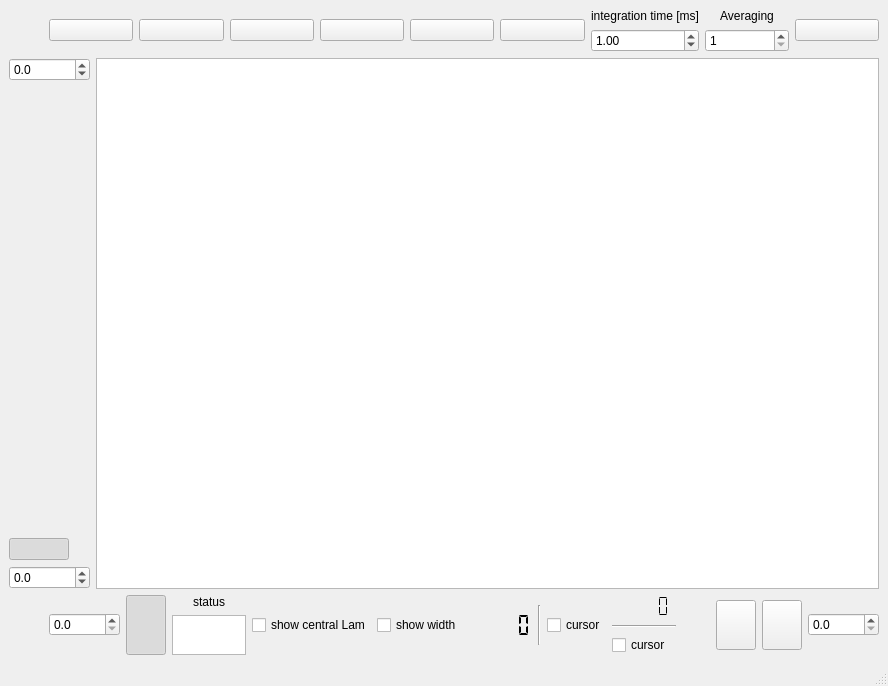
<?xml version="1.0" encoding="UTF-8"?>
<ui version="4.0">
 <class>Spectrometer</class>
 <widget class="QMainWindow" name="Spectrometer">
  <property name="geometry">
   <rect>
    <x>0</x>
    <y>0</y>
    <width>888</width>
    <height>686</height>
   </rect>
  </property>
  <property name="windowTitle">
   <string>Spectrometer</string>
  </property>
  <property name="animated">
   <bool>true</bool>
  </property>
  <widget class="QWidget" name="centralwidget">
   <property name="sizePolicy">
    <sizepolicy hsizetype="Preferred" vsizetype="MinimumExpanding">
     <horstretch>0</horstretch>
     <verstretch>0</verstretch>
    </sizepolicy>
   </property>
   <layout class="QVBoxLayout" name="verticalLayout_6">
    <property name="sizeConstraint">
     <enum>QLayout::SetMinimumSize</enum>
    </property>
    <item>
     <layout class="QHBoxLayout" name="horizontalLayout_3">
      <item>
       <spacer name="horizontalSpacer_2">
        <property name="orientation">
         <enum>Qt::Horizontal</enum>
        </property>
        <property name="sizeType">
         <enum>QSizePolicy::Fixed</enum>
        </property>
        <property name="sizeHint" stdset="0">
         <size>
          <width>40</width>
          <height>20</height>
         </size>
        </property>
       </spacer>
      </item>
      <item>
       <widget class="QPushButton" name="connectBt">
        <property name="text">
         <string/>
        </property>
        <property name="icon">
         <iconset>
          <normaloff>plug.png</normaloff>plug.png</iconset>
        </property>
        <property name="iconSize">
         <size>
          <width>40</width>
          <height>40</height>
         </size>
        </property>
        <property name="checkable">
         <bool>true</bool>
        </property>
       </widget>
      </item>
      <item>
       <widget class="QPushButton" name="openBt">
        <property name="text">
         <string/>
        </property>
        <property name="icon">
         <iconset>
          <normaloff>folder.png</normaloff>folder.png</iconset>
        </property>
        <property name="iconSize">
         <size>
          <width>40</width>
          <height>40</height>
         </size>
        </property>
       </widget>
      </item>
      <item>
       <widget class="QPushButton" name="saveBt">
        <property name="text">
         <string/>
        </property>
        <property name="icon">
         <iconset>
          <normaloff>save.png</normaloff>save.png</iconset>
        </property>
        <property name="iconSize">
         <size>
          <width>40</width>
          <height>40</height>
         </size>
        </property>
       </widget>
      </item>
      <item>
       <widget class="QPushButton" name="TakeBkgBt">
        <property name="text">
         <string/>
        </property>
        <property name="icon">
         <iconset>
          <normaloff>set bkg.png</normaloff>set bkg.png</iconset>
        </property>
        <property name="iconSize">
         <size>
          <width>70</width>
          <height>40</height>
         </size>
        </property>
       </widget>
      </item>
      <item>
       <widget class="QPushButton" name="BkgBt">
        <property name="enabled">
         <bool>true</bool>
        </property>
        <property name="text">
         <string/>
        </property>
        <property name="icon">
         <iconset>
          <normaloff>bulb grey.png</normaloff>bulb grey.png</iconset>
        </property>
        <property name="iconSize">
         <size>
          <width>40</width>
          <height>40</height>
         </size>
        </property>
        <property name="checkable">
         <bool>true</bool>
        </property>
        <property name="checked">
         <bool>false</bool>
        </property>
        <property name="autoDefault">
         <bool>false</bool>
        </property>
       </widget>
      </item>
      <item>
       <widget class="QPushButton" name="startBt">
        <property name="enabled">
         <bool>true</bool>
        </property>
        <property name="text">
         <string/>
        </property>
        <property name="icon">
         <iconset>
          <normaloff>play.png</normaloff>play.png</iconset>
        </property>
        <property name="iconSize">
         <size>
          <width>40</width>
          <height>40</height>
         </size>
        </property>
        <property name="checkable">
         <bool>true</bool>
        </property>
        <property name="checked">
         <bool>false</bool>
        </property>
       </widget>
      </item>
      <item>
       <layout class="QVBoxLayout" name="verticalLayout">
        <item>
         <widget class="QLabel" name="label">
          <property name="text">
           <string>&lt;html&gt;&lt;head/&gt;&lt;body&gt;&lt;p align=&quot;center&quot;&gt;integration time [ms]&lt;/p&gt;&lt;/body&gt;&lt;/html&gt;</string>
          </property>
         </widget>
        </item>
        <item>
         <widget class="QDoubleSpinBox" name="Tint">
          <property name="minimum">
           <double>0.010000000000000</double>
          </property>
          <property name="maximum">
           <double>100000.000000000000000</double>
          </property>
          <property name="singleStep">
           <double>1.000000000000000</double>
          </property>
          <property name="value">
           <double>1.000000000000000</double>
          </property>
         </widget>
        </item>
       </layout>
      </item>
      <item>
       <layout class="QVBoxLayout" name="verticalLayout_2">
        <item>
         <widget class="QLabel" name="label_2">
          <property name="text">
           <string>&lt;html&gt;&lt;head/&gt;&lt;body&gt;&lt;p align=&quot;center&quot;&gt;Averaging&lt;/p&gt;&lt;/body&gt;&lt;/html&gt;</string>
          </property>
         </widget>
        </item>
        <item>
         <widget class="QSpinBox" name="Averaging">
          <property name="minimum">
           <number>1</number>
          </property>
          <property name="maximum">
           <number>10000</number>
          </property>
          <property name="value">
           <number>1</number>
          </property>
         </widget>
        </item>
       </layout>
      </item>
      <item>
       <widget class="QPushButton" name="configBt">
        <property name="text">
         <string/>
        </property>
        <property name="icon">
         <iconset>
          <normaloff>config.png</normaloff>config.png</iconset>
        </property>
        <property name="iconSize">
         <size>
          <width>40</width>
          <height>40</height>
         </size>
        </property>
        <property name="checkable">
         <bool>false</bool>
        </property>
       </widget>
      </item>
     </layout>
    </item>
    <item>
     <layout class="QHBoxLayout" name="horizontalLayout_4">
      <item>
       <layout class="QVBoxLayout" name="verticalLayout_4">
        <item>
         <widget class="QDoubleSpinBox" name="SetYmax">
          <property name="decimals">
           <number>1</number>
          </property>
          <property name="minimum">
           <double>-100000.000000000000000</double>
          </property>
          <property name="maximum">
           <double>100000.000000000000000</double>
          </property>
         </widget>
        </item>
        <item>
         <spacer name="verticalSpacer">
          <property name="orientation">
           <enum>Qt::Vertical</enum>
          </property>
          <property name="sizeHint" stdset="0">
           <size>
            <width>20</width>
            <height>40</height>
           </size>
          </property>
         </spacer>
        </item>
        <item>
         <widget class="QPushButton" name="ScaleVerBt">
          <property name="maximumSize">
           <size>
            <width>60</width>
            <height>16777215</height>
           </size>
          </property>
          <property name="text">
           <string/>
          </property>
          <property name="icon">
           <iconset>
            <normaloff>double arrow 2.png</normaloff>double arrow 2.png</iconset>
          </property>
          <property name="iconSize">
           <size>
            <width>50</width>
            <height>50</height>
           </size>
          </property>
          <property name="checkable">
           <bool>true</bool>
          </property>
          <property name="checked">
           <bool>true</bool>
          </property>
         </widget>
        </item>
        <item>
         <widget class="QDoubleSpinBox" name="SetYmin">
          <property name="decimals">
           <number>1</number>
          </property>
          <property name="minimum">
           <double>-100000.000000000000000</double>
          </property>
          <property name="maximum">
           <double>100000.000000000000000</double>
          </property>
         </widget>
        </item>
       </layout>
      </item>
      <item>
       <widget class="QGraphicsView" name="SpecView"/>
      </item>
     </layout>
    </item>
    <item>
     <layout class="QHBoxLayout" name="horizontalLayout_2">
      <property name="sizeConstraint">
       <enum>QLayout::SetFixedSize</enum>
      </property>
      <item>
       <spacer name="horizontalSpacer">
        <property name="orientation">
         <enum>Qt::Horizontal</enum>
        </property>
        <property name="sizeType">
         <enum>QSizePolicy::Fixed</enum>
        </property>
        <property name="sizeHint" stdset="0">
         <size>
          <width>40</width>
          <height>20</height>
         </size>
        </property>
       </spacer>
      </item>
      <item>
       <widget class="QDoubleSpinBox" name="SetXmin">
        <property name="maximumSize">
         <size>
          <width>16777215</width>
          <height>16777215</height>
         </size>
        </property>
        <property name="decimals">
         <number>1</number>
        </property>
        <property name="maximum">
         <double>10000.000000000000000</double>
        </property>
       </widget>
      </item>
      <item>
       <widget class="QPushButton" name="ScaleHorBt">
        <property name="maximumSize">
         <size>
          <width>16777215</width>
          <height>60</height>
         </size>
        </property>
        <property name="text">
         <string/>
        </property>
        <property name="icon">
         <iconset>
          <normaloff>double arrow.png</normaloff>double arrow.png</iconset>
        </property>
        <property name="iconSize">
         <size>
          <width>50</width>
          <height>50</height>
         </size>
        </property>
        <property name="checkable">
         <bool>true</bool>
        </property>
        <property name="checked">
         <bool>true</bool>
        </property>
       </widget>
      </item>
      <item>
       <layout class="QVBoxLayout" name="verticalLayout_5">
        <property name="sizeConstraint">
         <enum>QLayout::SetMinimumSize</enum>
        </property>
        <item>
         <widget class="QLabel" name="label_3">
          <property name="maximumSize">
           <size>
            <width>80</width>
            <height>25</height>
           </size>
          </property>
          <property name="text">
           <string>&lt;html&gt;&lt;head/&gt;&lt;body&gt;&lt;p align=&quot;center&quot;&gt;status&lt;/p&gt;&lt;/body&gt;&lt;/html&gt;</string>
          </property>
         </widget>
        </item>
        <item>
         <widget class="QTextBrowser" name="status">
          <property name="sizePolicy">
           <sizepolicy hsizetype="Expanding" vsizetype="Fixed">
            <horstretch>0</horstretch>
            <verstretch>0</verstretch>
           </sizepolicy>
          </property>
          <property name="maximumSize">
           <size>
            <width>80</width>
            <height>40</height>
           </size>
          </property>
         </widget>
        </item>
       </layout>
      </item>
      <item>
       <widget class="QCheckBox" name="ShowLam">
        <property name="text">
         <string>show central Lam</string>
        </property>
       </widget>
      </item>
      <item>
       <widget class="QCheckBox" name="ShowWidth">
        <property name="maximumSize">
         <size>
          <width>16777215</width>
          <height>30</height>
         </size>
        </property>
        <property name="text">
         <string>show width</string>
        </property>
       </widget>
      </item>
      <item>
       <layout class="QHBoxLayout" name="horizontalLayout">
        <property name="sizeConstraint">
         <enum>QLayout::SetMinimumSize</enum>
        </property>
        <item>
         <widget class="QLCDNumber" name="vpos">
          <property name="font">
           <font>
            <bold>false</bold>
           </font>
          </property>
          <property name="styleSheet">
           <string notr="true"/>
          </property>
          <property name="lineWidth">
           <number>0</number>
          </property>
          <property name="segmentStyle">
           <enum>QLCDNumber::Flat</enum>
          </property>
         </widget>
        </item>
        <item>
         <widget class="Line" name="line_2">
          <property name="maximumSize">
           <size>
            <width>16777215</width>
            <height>40</height>
           </size>
          </property>
          <property name="orientation">
           <enum>Qt::Vertical</enum>
          </property>
         </widget>
        </item>
        <item>
         <widget class="QCheckBox" name="VerCursor">
          <property name="maximumSize">
           <size>
            <width>16777215</width>
            <height>30</height>
           </size>
          </property>
          <property name="text">
           <string>cursor</string>
          </property>
         </widget>
        </item>
       </layout>
      </item>
      <item>
       <layout class="QVBoxLayout" name="verticalLayout_3">
        <property name="sizeConstraint">
         <enum>QLayout::SetMinimumSize</enum>
        </property>
        <item>
         <widget class="QLCDNumber" name="hpos">
          <property name="lineWidth">
           <number>0</number>
          </property>
          <property name="segmentStyle">
           <enum>QLCDNumber::Flat</enum>
          </property>
         </widget>
        </item>
        <item>
         <widget class="Line" name="line">
          <property name="maximumSize">
           <size>
            <width>16777215</width>
            <height>20</height>
           </size>
          </property>
          <property name="orientation">
           <enum>Qt::Horizontal</enum>
          </property>
         </widget>
        </item>
        <item>
         <widget class="QCheckBox" name="HorizCursor">
          <property name="maximumSize">
           <size>
            <width>16777215</width>
            <height>25</height>
           </size>
          </property>
          <property name="text">
           <string>cursor</string>
          </property>
         </widget>
        </item>
       </layout>
      </item>
      <item>
       <spacer name="horizontalSpacer_3">
        <property name="orientation">
         <enum>Qt::Horizontal</enum>
        </property>
        <property name="sizeHint" stdset="0">
         <size>
          <width>40</width>
          <height>20</height>
         </size>
        </property>
       </spacer>
      </item>
      <item>
       <widget class="QPushButton" name="clipBt">
        <property name="maximumSize">
         <size>
          <width>16777215</width>
          <height>50</height>
         </size>
        </property>
        <property name="text">
         <string/>
        </property>
        <property name="icon">
         <iconset>
          <normaloff>paper clip.png</normaloff>paper clip.png</iconset>
        </property>
        <property name="iconSize">
         <size>
          <width>40</width>
          <height>40</height>
         </size>
        </property>
       </widget>
      </item>
      <item>
       <widget class="QPushButton" name="CleanBt">
        <property name="maximumSize">
         <size>
          <width>16777215</width>
          <height>50</height>
         </size>
        </property>
        <property name="text">
         <string/>
        </property>
        <property name="icon">
         <iconset>
          <normaloff>clean.png</normaloff>clean.png</iconset>
        </property>
        <property name="iconSize">
         <size>
          <width>40</width>
          <height>40</height>
         </size>
        </property>
       </widget>
      </item>
      <item>
       <widget class="QDoubleSpinBox" name="SetXmax">
        <property name="maximumSize">
         <size>
          <width>16777215</width>
          <height>16777215</height>
         </size>
        </property>
        <property name="decimals">
         <number>1</number>
        </property>
        <property name="maximum">
         <double>10000.000000000000000</double>
        </property>
        <property name="singleStep">
         <double>1.000000000000000</double>
        </property>
       </widget>
      </item>
     </layout>
    </item>
   </layout>
  </widget>
  <widget class="QMenuBar" name="menubar">
   <property name="geometry">
    <rect>
     <x>0</x>
     <y>0</y>
     <width>888</width>
     <height>22</height>
    </rect>
   </property>
  </widget>
  <widget class="QStatusBar" name="statusbar"/>
 </widget>
 <resources/>
 <connections/>
</ui>
